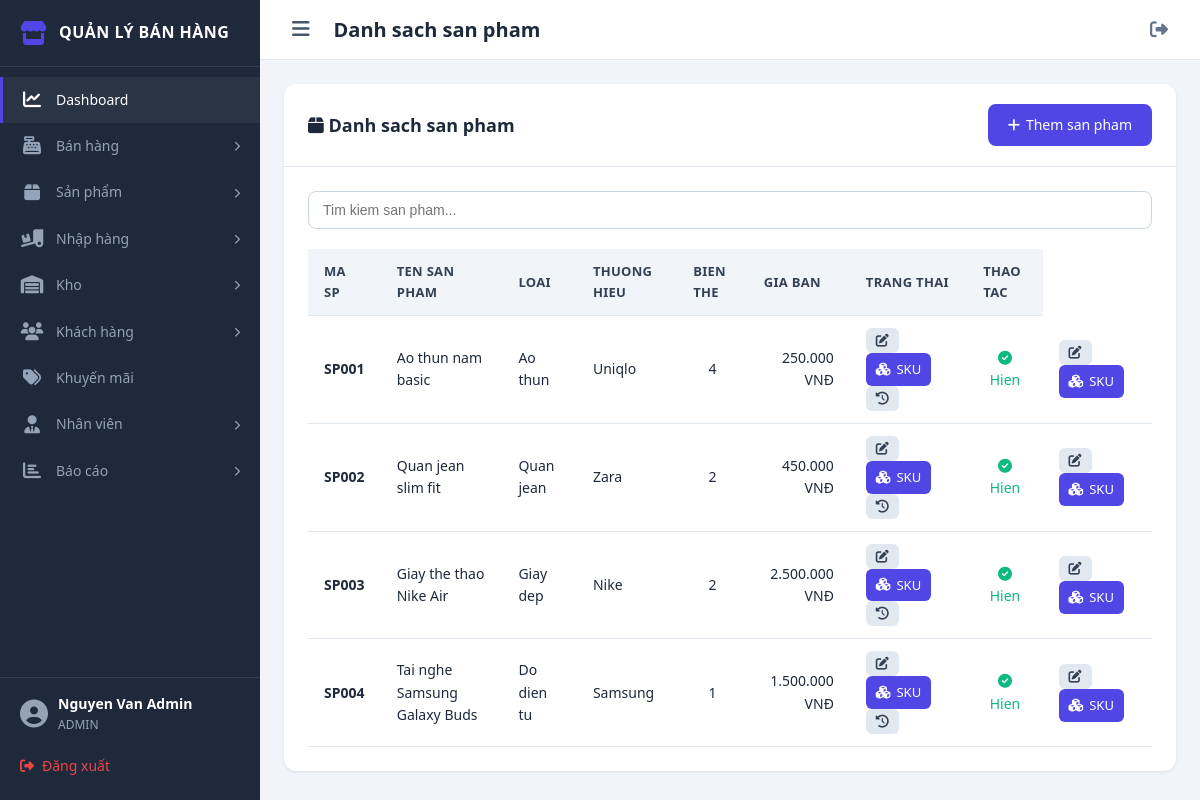
Screenshot of /sanpham/index.php (signed in) with the database file from the repository.
### tables this page shows
CREATE TABLE QUYEN (
    ma_quyen INT AUTO_INCREMENT PRIMARY KEY,
    ten_quyen VARCHAR(100) NOT NULL UNIQUE,
    ma_quyen_code VARCHAR(50) NOT NULL UNIQUE,
    mo_ta TEXT,
    ngay_tao TIMESTAMP DEFAULT CURRENT_TIMESTAMP
);

CREATE TABLE SANPHAM (
    ma_san_pham INT AUTO_INCREMENT PRIMARY KEY,
    ma_sp VARCHAR(20) NOT NULL UNIQUE,
    ten_san_pham VARCHAR(200) NOT NULL,
    ma_loai INT,
    ma_thuong_hieu INT,
    ma_dvt INT DEFAULT 1,
    mo_ta TEXT,
    gia_ban DECIMAL(15,2) DEFAULT 0,
    trang_thai TINYINT DEFAULT 1,
    ngay_tao TIMESTAMP DEFAULT CURRENT_TIMESTAMP,
    ngay_cap_nhat TIMESTAMP DEFAULT CURRENT_TIMESTAMP ON UPDATE CURRENT_TIMESTAMP,
    FOREIGN KEY (ma_loai) REFERENCES LOAISANPHAM(ma_loai) ON DELETE SET NULL,
    FOREIGN KEY (ma_thuong_hieu) REFERENCES THUONGHIEU(ma_thuong_hieu) ON DELETE SET NULL,
    FOREIGN KEY (ma_dvt) REFERENCES DONVITINH(ma_dvt) ON DELETE SET NULL,
    INDEX idx_ma_sp (ma_sp),
    INDEX idx_ten_sp (ten_san_pham)
);

CREATE TABLE LOAISANPHAM (
    ma_loai INT AUTO_INCREMENT PRIMARY KEY,
    ten_loai VARCHAR(100) NOT NULL,
    mo_ta TEXT,
    trang_thai TINYINT DEFAULT 1,
    ngay_tao TIMESTAMP DEFAULT CURRENT_TIMESTAMP
);

CREATE TABLE THUONGHIEU (
    ma_thuong_hieu INT AUTO_INCREMENT PRIMARY KEY,
    ten_thuong_hieu VARCHAR(100) NOT NULL,
    quoc_gia VARCHAR(50),
    mo_ta TEXT,
    trang_thai TINYINT DEFAULT 1,
    ngay_tao TIMESTAMP DEFAULT CURRENT_TIMESTAMP
);

### config/config.php (called while the page is built, shortened)
<?php
function url($path = '') {
    return BASE_URL . ltrim($path, '/');
}

### includes/auth.php (called while the page is built, shortened)
<?php
require_once __DIR__ . '/../config/config.php';
require_once __DIR__ . '/../config/database.php';
$username = $_SESSION['username'] ?? 'Guest';
$vai_tro = $_SESSION['vai_tro'] ?? 'BANHANG';
$ho_ten = $_SESSION['ho_ten'] ?? $username;
$stmt = $pdo->prepare("
    SELECT q.ma_quyen_code
    FROM VAITRO_QUYEN vq
    JOIN QUYEN q ON vq.ma_quyen = q.ma_quyen
    WHERE vq.ma_vai_tro = :ma_vai_tro
");
$stmt->execute(['ma_vai_tro' => $_SESSION['ma_vai_tro']]);
$user_permissions = $stmt->fetchAll(PDO::FETCH_COLUMN);

### config/database.php (called while the page is built, shortened)
<?php
require_once __DIR__ . '/config.php';
function formatMoney($amount) {
    return number_format($amount, 0, ',', '.') . ' VNĐ';
}

### sanpham/index.php (the view, shortened to what this page needs)
<?php
require_once __DIR__ . '/../config/config.php';
require_once __DIR__ . '/../includes/auth.php';
$stmt = $pdo->query("
    SELECT
        sp.*,
        l.ten_loai,
        th.ten_thuong_hieu,
        d.ten_dvt,
        (
            SELECT COUNT(*)
            FROM BIEN_THESANPHAM bt
            WHERE bt.ma_san_pham = sp.ma_san_pham
        ) AS so_bien_the,
        (
            SELECT MIN(bt.gia_ban)
            FROM BIEN_THESANPHAM bt
            WHERE bt.ma_san_pham = sp.ma_san_pham
              AND bt.trang_thai = 1
        ) AS gia_sku_min,
        (
            SELECT MAX(bt.gia_ban)
            FROM BIEN_THESANPHAM bt
            WHERE bt.ma_san_pham = sp.ma_san_pham
              AND bt.trang_thai = 1
        ) AS gia_sku_max
    FROM SANPHAM sp
    LEFT JOIN LOAISANPHAM l
        ON sp.ma_loai = l.ma_loai
    LEFT JOIN THUONGHIEU th
        ON sp.ma_thuong_hieu = th.ma_thuong_hieu
    LEFT JOIN DONVITINH d
        ON sp.ma_dvt = d.ma_dvt
    ORDER BY sp.ngay_tao DESC
");
$products = $stmt->fetchAll();
require_once __DIR__ . '/../includes/header.php';
?>
<div class="card">
    <div class="card-header">
        <h2><i class="fas fa-box"></i> Danh sach san pham</h2>
        <a href="<?= url('sanpham/create.php') ?>" class="btn btn-primary"><i class="fas fa-plus"></i> Them san pham</a>
    </div>
    <div class="card-body">
        <div class="form-group">
            <input type="text" id="searchInput" class="form-control" placeholder="Tim kiem san pham..." onkeyup="searchTable('searchInput', 'productTable')">
        </div>
        <table class="data-table" id="productTable">
            <thead>
                <tr>
                    <th>Ma SP</th><th>Ten san pham</th><th>Loai</th><th>Thuong hieu</th>
                    <th>Bien the</th><th>Gia ban</th><th>Trang thai</th><th>Thao tac</th>
                </tr>
            </thead>
            <tbody>
                <?php foreach ($products as $p): ?>
                <tr>
                    <td><strong><?= htmlspecialchars($p['ma_sp']) ?></strong></td>
                    <td><?= htmlspecialchars($p['ten_san_pham']) ?></td>
                    <td><?= htmlspecialchars($p['ten_loai'] ?? '-') ?></td>
                    <td><?= htmlspecialchars($p['ten_thuong_hieu'] ?? '-') ?></td>
                    <td class="text-center"><?= $p['so_bien_the'] ?></td>
                    <td class="text-right">
                        <?php if ($p['gia_sku_min'] !== null): ?>
                            <?php if ((float)$p['gia_sku_min'] == (float)$p['gia_sku_max']): ?>
                                <?= formatMoney($p['gia_sku_min']) ?>
                            <?php else: ?>
                                <?= formatMoney($p['gia_sku_min']) ?>
                                -
                                <?= formatMoney($p['gia_sku_max']) ?>
                            <?php endif; ?>
                        <?php else: ?>
                            <?= formatMoney($p['gia_ban']) ?>
                        <?php endif; ?>
                    </td>
                    <td>
                        <a
                            href="<?= url('sanpham/edit.php?id=' . $p['ma_san_pham']) ?>"
                            class="btn btn-sm btn-secondary btn-action"
                            title="Sửa sản phẩm"
                        >
                            <i class="fas fa-edit"></i>
                        </a>
                        <a
                            href="<?= url('sanpham/bienthe.php?ma_sp=' . $p['ma_san_pham']) ?>"
                            class="btn btn-sm btn-primary btn-action"
                            title="Quản lý SKU"
                        >
                            <i class="fas fa-cubes"></i>
                            SKU
                        </a>
                        <a
                            href="<?= url('sanpham/lichsugia.php?ma_sp=' . $p['ma_san_pham']) ?>"
                            class="btn btn-sm btn-secondary btn-action"
                            title="Lịch sử giá"
                        >
                            <i class="fas fa-history"></i>
                        </a>
                    </td>
                    <td class="text-center">
                        <?php if ($p['trang_thai'] == 1): ?>
                            <span class="text-success"><i class="fas fa-check-circle"></i> Hien</span>
                        <?php else: ?>
                            <span class="text-danger"><i class="fas fa-times-circle"></i> An</span>
                        <?php endif; ?>
                    </td>
                    <td>
                        <a href="<?= url('sanpham/edit.php?id=' . $p['ma_san_pham']) ?>" class="btn btn-sm btn-secondary btn-action"><i class="fas fa-edit"></i></a>
                        <a href="<?= url('sanpham/bienthe.php?ma_sp=' . $p['ma_san_pham']) ?>" class="btn btn-sm btn-primary btn-action"><i class="fas fa-cubes"></i> SKU</a>
                    </td>
                </tr>
                <?php endforeach; ?>
            </tbody>
        </table>
    </div>
</div>
<?php require_once __DIR__ . '/../includes/footer.php'; ?>

### includes/sidebar.php (shortened to what this page needs)
<?php
require_once __DIR__ . '/../config/config.php';
$current = getCurrentModule();
function renderMenuItem($item, $current) {
    $isActive = ($current === $item['module']);
    $hasSub = isset($item['submenu']);
    $activeClass = $isActive ? 'active' : '';
    $subClass = ($hasSub && $isActive) ? 'expanded' : '';
    echo '<li class="menu-item ' . $activeClass . ' ' . $subClass . '">';
    echo '<a href="' . url($item['link']) . '" class="menu-link" ' . ($hasSub ? 'onclick="toggleSubmenu(this);return false;"' : '') . '>';
    echo '<i class="fas ' . $item['icon'] . '"></i>';
    echo '<span>' . htmlspecialchars($item['label']) . '</span>';
    if ($hasSub) echo '<i class="fas fa-chevron-right submenu-arrow"></i>';
    echo '</a>';
    echo '</li>';
}
?>
<aside class="sidebar" id="sidebar">
    <div class="sidebar-brand">
        <i class="fas fa-store"></i>
        <span>QUẢN LÝ BÁN HÀNG</span>
    </div>
    <nav class="sidebar-nav">
        <ul class="menu-list">
            <?php foreach ($menuItems as $item) renderMenuItem($item, $current); ?>
        </ul>
    </nav>
    <div class="sidebar-footer">
        <div class="user-mini">
            <i class="fas fa-user-circle"></i>
            <div>
                <div class="mini-name"><?= htmlspecialchars($ho_ten ?? $_SESSION['ho_ten'] ?? '') ?></div>
                <div class="mini-role"><?= htmlspecialchars($vai_tro ?? $_SESSION['vai_tro'] ?? '') ?></div>
            </div>
        </div>
        <a href="<?= url('auth/logout.php') ?>" class="logout-link">
            <i class="fas fa-sign-out-alt"></i> Đăng xuất
        </a>
    </div>
</aside>

### assets/css/style.css (style rules this page uses)
:root { --primary: #4f46e5; --primary-dark: #4338ca; --primary-light: #e0e7ff; --secondary: #64748b; --success: #10b981; --warning: #f59e0b; --danger: #ef4444; --info: #3b82f6; --dark: #1e293b; --light: #f8fafc; --gray-100: #f1f5f9; --gray-200: #e2e8f0; --gray-300: #cbd5e1; --gray-400: #94a3b8; --gray-500: #64748b; --gray-600: #475569; --gray-700: #334155; --gray-800: #1e293b; --sidebar-width: 260px; --sidebar-collapsed: 70px; --header-height: 60px; --radius: 8px; --shadow: 0 1px 3px rgba(0,0,0,0.1); --shadow-lg: 0 10px 15px -3px rgba(0,0,0,0.1); --transition: all 0.3s ease; }
* { margin: 0; padding: 0; box-sizing: border-box; }
body { font-family: 'Segoe UI', system-ui, -apple-system, sans-serif; background: var(--gray-100); color: var(--gray-800); line-height: 1.6; }
.sidebar { width: var(--sidebar-width); background: var(--dark); color: white; position: fixed; height: 100vh; overflow-y: auto; z-index: 100; transition: var(--transition); display: flex; flex-direction: column; }
.sidebar-brand { padding: 20px; display: flex; align-items: center; gap: 12px; border-bottom: 1px solid rgba(255,255,255,0.1); }
.sidebar-brand i { font-size: 24px; color: var(--primary); }
.sidebar-brand span { font-size: 16px; font-weight: 700; letter-spacing: 0.5px; }
.sidebar-nav { flex: 1; padding: 10px 0; }
.menu-list { list-style: none; }
.menu-item { position: relative; }
.menu-link { display: flex; align-items: center; gap: 12px; padding: 12px 20px; color: var(--gray-400); text-decoration: none; font-size: 14px; transition: var(--transition); cursor: pointer; }
.menu-link:hover, .menu-item.active > .menu-link { color: white; background: rgba(255,255,255,0.05); }
.menu-item.active > .menu-link { border-left: 3px solid var(--primary); padding-left: 17px; }
.menu-link i:first-child { font-size: 18px; width: 24px; text-align: center; }
.submenu-arrow { margin-left: auto; font-size: 10px; transition: transform 0.3s; }
.sidebar-footer { padding: 15px 20px; border-top: 1px solid rgba(255,255,255,0.1); }
.user-mini { display: flex; align-items: center; gap: 10px; margin-bottom: 12px; }
.user-mini i { font-size: 28px; color: var(--gray-400); }
.mini-name { font-size: 14px; font-weight: 600; color: white; }
.mini-role { font-size: 12px; color: var(--gray-400); }
.logout-link { display: flex; align-items: center; gap: 8px; color: var(--danger); text-decoration: none; font-size: 14px; padding: 8px 0; }
.data-table { width: 100%; border-collapse: collapse; font-size: 14px; }
.data-table th, .data-table td { padding: 12px 16px; text-align: left; border-bottom: 1px solid var(--gray-200); }
.data-table th { background: var(--gray-100); font-weight: 600; color: var(--gray-700); font-size: 13px; text-transform: uppercase; letter-spacing: 0.3px; }
.text-right { text-align: right !important; }
.text-center { text-align: center !important; }
.text-success { color: var(--success) !important; }
.btn { display: inline-flex; align-items: center; gap: 6px; padding: 10px 20px; border-radius: var(--radius); font-size: 14px; font-weight: 500; cursor: pointer; border: none; transition: var(--transition); text-decoration: none; }
.btn-primary { background: var(--primary); color: white; }
.btn-secondary { background: var(--gray-200); color: var(--gray-700); }
.btn-sm { padding: 6px 12px; font-size: 13px; }
.btn-action { padding: 6px 10px; border-radius: 6px; font-size: 13px; margin-right: 4px; }
.form-group { margin-bottom: 20px; }
.form-control { width: 100%; padding: 10px 14px; border: 1px solid var(--gray-300); border-radius: var(--radius); font-size: 14px; transition: var(--transition); }
.card { background: white; border-radius: 12px; box-shadow: var(--shadow); overflow: hidden; }
.card-header { padding: 20px 24px; border-bottom: 1px solid var(--gray-200); display: flex; align-items: center; justify-content: space-between; }
.card-header h2 { font-size: 18px; font-weight: 600; }
.card-body { padding: 24px; }

### rows the page displays
quyen: label "Bán hàng"
quyen: label "Sản phẩm"
quyen: label "Nhập hàng"
quyen: label "Kho"
quyen: label "Khách hàng"
quyen: label "Khuyến mãi"
quyen: label "Nhân viên"
quyen: label "Báo cáo"
sanpham: ma_sp "SP001", ten_san_pham "Ao thun nam basic", ma_loai.ten_loai "Ao thun", ma_thuong_hieu.ten_thuong_hieu "Uniqlo", so_bien_the "4", gia_sku_min "250.000 VNĐ", trang_thai 1 (drawn)
sanpham: ma_sp "SP002", ten_san_pham "Quan jean slim fit", ma_loai.ten_loai "Quan jean", ma_thuong_hieu.ten_thuong_hieu "Zara", so_bien_the "2", gia_sku_min "450.000 VNĐ", trang_thai 1 (drawn)
sanpham: ma_sp "SP003", ten_san_pham "Giay the thao Nike Air", ma_loai.ten_loai "Giay dep", ma_thuong_hieu.ten_thuong_hieu "Nike", so_bien_the "2", gia_sku_min "2.500.000 VNĐ", trang_thai 1 (drawn)
sanpham: ma_sp "SP004", ten_san_pham "Tai nghe Samsung Galaxy Buds", ma_loai.ten_loai "Do dien tu", ma_thuong_hieu.ten_thuong_hieu "Samsung", so_bien_the "1", gia_sku_min "1.500.000 VNĐ", trang_thai 1 (drawn)

### other values shown
$item['label'] "Dashboard"
$ho_ten "Nguyen Van Admin"
$vai_tro "ADMIN"
$page_title "Danh sach san pham"
